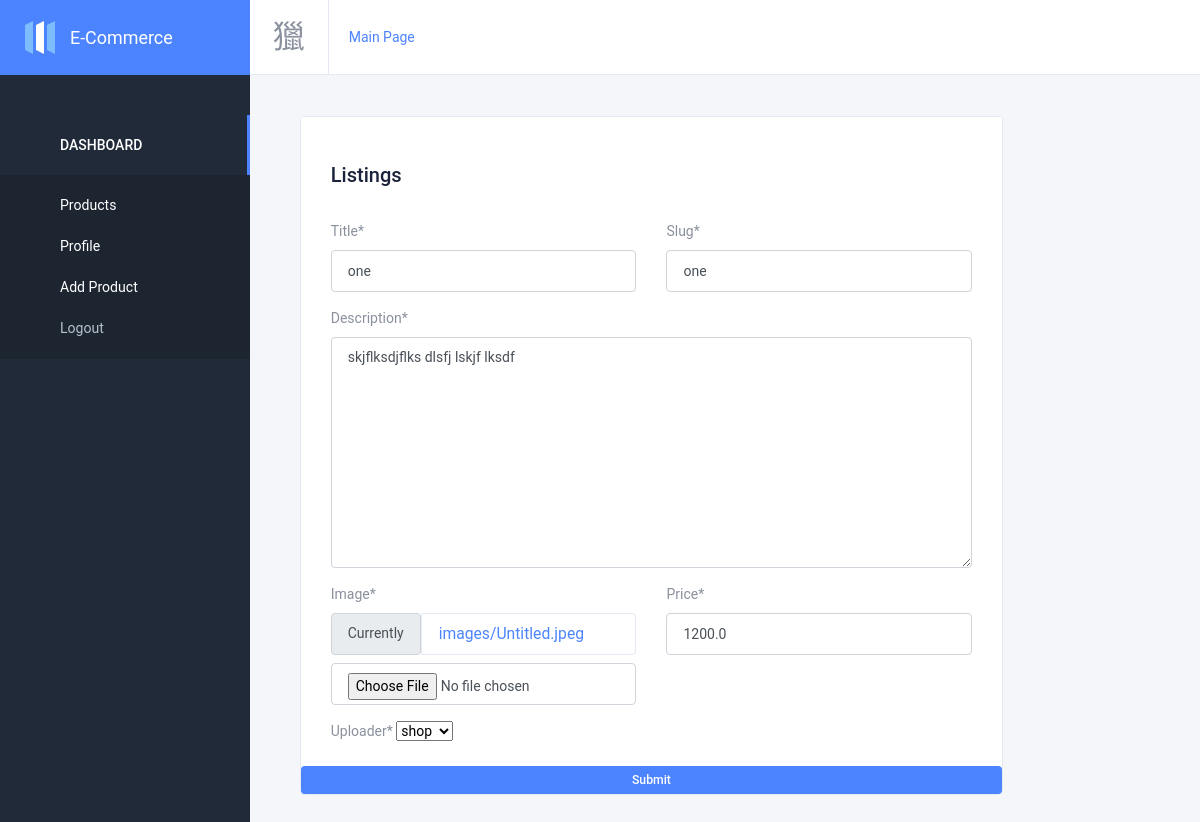
/account/product/update/1 (signed in), run on the app's committed database.
### shop/models.py (models this page shows, shortened)
class Item(models.Model):
    uploader = models.ForeignKey(User, null=True, on_delete=models.SET_NULL, related_name='products')
    title = models.CharField(max_length= 100)
    slug = models.SlugField(unique= True)
    price = models.FloatField()
    image = models.ImageField(upload_to='images')
    description = models.TextField()
    category = models.ManyToManyField(Category, related_name='products')

### account/views.py (the view)
# urls.py: path('product/update/<int:pk>', ProductUpdate.as_view(), name='product-update'),
class ProductUpdate(AuthorAccessMixin, FormValidMixin, FieldsMixin, UpdateView):
    model = Item
    template_name = 'account/product-create-update.html'

### account/mixins.py (called while the page is built)
    def dispatch(self, request, *args, **kwargs):
        if request.user.is_superuser:
            self.fields = ['uploader', 'title',"price" ,'slug', 'description', 'image']
        else:
            self.fields = ['title', 'slug', "price", 'description', 'image']
        return super().dispatch(request, *args, **kwargs)

    def dispatch(self, request, *args, pk, **kwargs):
        product = get_object_or_404(Item, pk=pk)
        if product.uploader == request.user or request.user.is_superuser:
            return super().dispatch(request, *args, **kwargs)
        else:
            return Http404("You! can't see this page")

### account/templates/account/product-create-update.html (shortened to what this page needs)
{% extends 'account/base.html' %}
{% load crispy_forms_tags %}
{% block main %}
<div class="row">
  <div class="col-xl-10">
              <div class="card card-default">
                <div class="card-header justify-content-between mb-4">
                  <h2>Listings</h2>
                </div>
                <div class="card-body py-0">
                    <form method="POST" enctype="multipart/form-data">
                       <div class="row">
                        <div class="col-6">
                            {{form.title|as_crispy_field}}
                        </div>
                        <div class="col-6">
                            {{form.slug|as_crispy_field}}
                        </div>
                        <div class="col-12">
                            {{form.description | as_crispy_field}}
                        </div>
                        <div class="col-6">
                            {{form.image|as_crispy_field}}
                        </div>
                        <div class="col-6">
                            {{form.price|as_crispy_field}}
                        </div>
                        {% if user.is_superuser %}
                    <div class="col-6">
                        {{form.uploader|as_crispy_field}}
                    </div>
                    {% endif %}
                    </div>
                </div>
                    <button class="btn btn-primary btn-sm myfont">Submit</button>
                  </div>
            </div>
  </div>
{% endblock %}

### data on the page
Item: title "one", slug "one", description "skjflksdjflks dlsfj lskjf lksdf", price "1200.0", uploader "shop"
